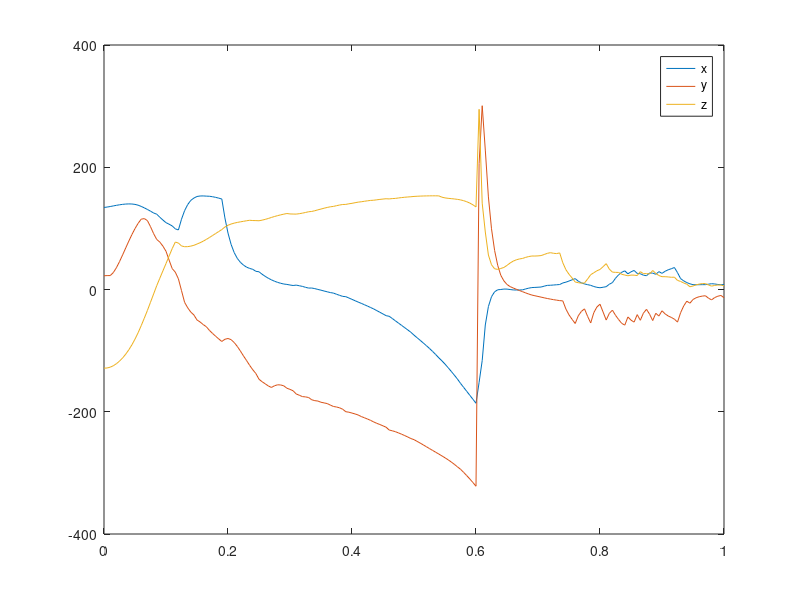

The MATLAB script that drew this image:
%% plot the simulated data

clear all;
close all;
clc;


sim_data = csvread('trial4.csv')
x = sim_data(800:1000, :)
time = 0:1/200:(length(x) - 1)/200

% plot(sim_data)

data1 = sim_data(800:1000, 1)
plot(time, data1*180/pi)
hold on
data2 = sim_data(800:1000, 2)
plot(time, data2*180/pi)
data3 = sim_data(800:1000, 3)
plot(time, data3*180/pi)
legend("x", "y", "z")
